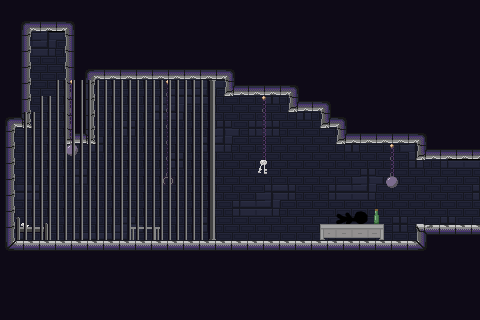

The image is a tile-based game level rendered from a .tmx file. Its description and source (layers, tilesets, objects; grid data summarised) follow:
An orthogonal 30x20 tile map with 16x16 px tiles, 11 tile layers (bkg_far, bkg_close, more chains, onoff-defaulton(blue), ...), 6 tilesets.

<map version="1.10" tiledversion="1.11.0" orientation="orthogonal" renderorder="right-down" width="30" height="20" tilewidth="16" tileheight="16" infinite="0" nextlayerid="14" nextobjectid="1">
 <tileset firstgid="1" source="../../jail_wall.tsx" />
 <tileset firstgid="65" source="../../jail_block.tsx" />
 <tileset firstgid="129" source="../../jail_bars.tsx" />
 <tileset firstgid="139" source="../../PlaceholderSprites.tsx" />
 <tileset firstgid="244" source="../Possible Extra Art.tsx" />
 <tileset firstgid="256" source="../../decorative_props.tsx" />
 <layer id="4" name="bkg_far" width="30" height="20">
  <properties>
   <property name="unity:sortinglayer" value="Bkg_far" />
  </properties>
  <data>[600 cells, 6 non-empty, 6 distinct tile ids]</data>
 </layer>
 <layer id="1" name="bkg_close" width="30" height="20">
  <properties>
   <property name="unity:sortinglayer" value="Bkg" />
  </properties>
  <data>[600 cells, 459 non-empty, 13 distinct tile ids]</data>
 </layer>
 <layer id="12" name="more chains" width="30" height="20">
  <properties>
   <property name="unity:sortinglayer" value="Bkg" />
  </properties>
  <data>[600 cells, 454 non-empty, 17 distinct tile ids]</data>
 </layer>
 <layer id="6" name="onoff-defaulton(blue)" width="30" height="20">
  <properties>
   <property name="unity:layer" value="Ground" />
   <property name="unity:sortinglayer" value="Ground" />
   <property name="unity:tag" value="onoff-defaulton" />
  </properties>
  <data>[600 cells, 0 non-empty, 0 distinct tile ids]</data>
 </layer>
 <layer id="7" name="onoff-defaultoff(blue)" width="30" height="20">
  <properties>
   <property name="unity:layer" value="Ground" />
   <property name="unity:sortinglayer" value="Ground" />
   <property name="unity:tag" value="onoff-defaultoff" />
  </properties>
  <data>[600 cells, 0 non-empty, 0 distinct tile ids]</data>
 </layer>
 <layer id="9" name="onoff2-defaulton(purple)" width="30" height="20">
  <properties>
   <property name="unity:layer" value="Ground" />
   <property name="unity:sortinglayer" value="Ground" />
   <property name="unity:tag" value="onoff2-defaulton" />
  </properties>
  <data>[600 cells, 0 non-empty, 0 distinct tile ids]</data>
 </layer>
 <layer id="8" name="onoff2-defaultoff(purple)" width="30" height="20">
  <properties>
   <property name="unity:layer" value="Ground" />
   <property name="unity:sortinglayer" value="Ground" />
   <property name="unity:tag" value="onoff2-defaultoff" />
  </properties>
  <data>[600 cells, 0 non-empty, 0 distinct tile ids]</data>
 </layer>
 <layer id="2" name="ground" width="30" height="20">
  <properties>
   <property name="unity:layer" value="Ground" />
   <property name="unity:sortinglayer" value="Ground" />
  </properties>
  <data>[600 cells, 377 non-empty, 18 distinct tile ids]</data>
 </layer>
 <layer id="10" name="annotations (for game objects)" width="30" height="20">
  <data>[600 cells, 2 non-empty, 2 distinct tile ids]</data>
 </layer>
 <layer id="3" name="chains" width="30" height="20">
  <properties>
   <property name="unity:sortinglayer" value="Foreground" />
  </properties>
  <data>[600 cells, 110 non-empty, 10 distinct tile ids]</data>
 </layer>
 <layer id="13" name="foreground" width="30" height="20">
  <properties>
   <property name="unity:sortinglayer" value="Foreground" />
  </properties>
  <data>[600 cells, 104 non-empty, 5 distinct tile ids]</data>
 </layer>
</map>
